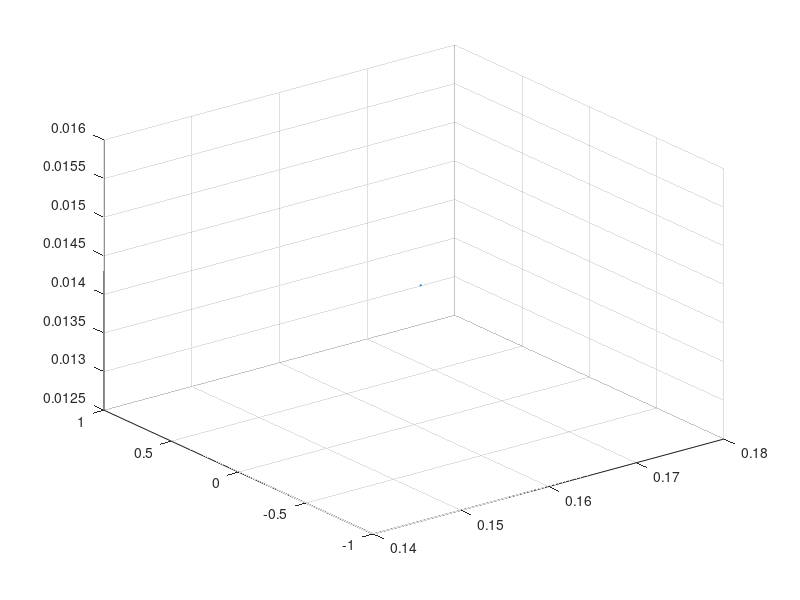

Recreate this plot in MATLAB.
scatter3(0.000000, 0.062369, 0.085723, 1);
scatter3(0.000000, 0.062074, 0.083257, 1);
scatter3(0.000000, 0.062107, 0.080893, 1);
scatter3(0.000000, 0.062107, 0.080893, 1);
scatter3(0.000000, 0.062100, 0.076970, 1);
scatter3(0.000000, 0.062050, 0.072330, 1);
scatter3(0.000000, 0.062547, 0.000286, 1);
scatter3(0.000000, 0.058741, 0.082111, 1);
scatter3(0.001762, 0.057336, 0.093000, 1);
scatter3(0.000000, 0.055521, 0.080781, 1);
scatter3(0.000000, 0.055434, 0.083159, 1);
scatter3(0.000000, 0.055607, 0.076820, 1);
scatter3(0.000000, 0.055210, 0.085672, 1);
scatter3(0.000000, 0.055631, 0.072158, 1);
scatter3(0.000000, 0.053187, 0.082449, 1);
scatter3(0.000000, 0.052932, 0.015331, 1);
scatter3(0.000000, 0.049156, 0.014192, 1);
scatter3(0.000000, 0.046162, 0.017698, 1);
scatter3(0.000000, 0.045844, 0.010216, 1);
scatter3(0.000000, 0.045844, 0.010216, 1);
scatter3(0.000000, 0.042234, 0.012669, 1);
scatter3(0.000000, 0.041756, 0.021645, 1);
scatter3(0.000000, 0.041756, 0.021645, 1);
scatter3(0.000000, 0.041292, 0.009739, 1);
scatter3(0.000000, 0.039309, 0.005420, 1);
scatter3(0.000000, 0.038901, 0.018556, 1);
scatter3(0.000000, 0.036776, 0.001646, 1);
scatter3(0.000000, 0.030086, 0.056195, 1);
scatter3(0.000000, 0.029929, 0.064012, 1);
scatter3(0.000000, 0.030112, 0.041845, 1);
scatter3(0.000000, 0.029895, 0.054423, 1);
scatter3(0.000000, 0.029895, 0.054423, 1);
scatter3(0.000000, 0.030275, 0.030631, 1);
scatter3(0.000000, 0.030275, 0.030631, 1);
scatter3(0.000000, 0.030275, 0.030631, 1);
scatter3(0.000000, 0.030275, 0.030631, 1);
scatter3(-0.000000, 0.029722, 0.050105, 1);
scatter3(0.000000, 0.028288, 0.067367, 1);
scatter3(0.000000, 0.022233, 0.049184, 1);
scatter3(0.000000, 0.022117, 0.054904, 1);
scatter3(0.000000, 0.021777, 0.031172, 1);
scatter3(0.000000, 0.021777, 0.031172, 1);
scatter3(-0.000000, 0.021546, 0.041694, 1);
scatter3(0.000000, 0.021281, 0.058378, 1);
scatter3(0.000000, 0.021261, 0.059671, 1);
scatter3(0.000000, 0.021302, 0.034659, 1);
scatter3(0.000000, 0.020977, 0.048336, 1);
scatter3(0.000000, 0.020909, 0.053976, 1);
scatter3(0.000000, 0.020969, 0.032301, 1);
scatter3(0.000000, 0.020927, 0.035965, 1);
scatter3(0.000000, 0.021025, 0.001919, 1);
scatter3(0.000000, 0.020383, 0.047149, 1);
scatter3(0.000000, 0.020383, 0.047149, 1);
scatter3(-0.000000, 0.020303, 0.052799, 1);
scatter3(-0.000000, 0.020303, 0.052799, 1);
scatter3(0.000000, 0.020050, 0.043017, 1);
scatter3(0.000000, 0.020063, 0.039183, 1);
scatter3(0.000000, 0.020095, 0.030052, 1);
scatter3(-0.000000, 0.019562, 0.041279, 1);
scatter3(0.000000, 0.019516, 0.045675, 1);
scatter3(0.000000, 0.019323, 0.059309, 1);
scatter3(0.000000, 0.019309, 0.050945, 1);
scatter3(0.000000, 0.019322, 0.042100, 1);
scatter3(0.000000, 0.019044, 0.060137, 1);
scatter3(0.000000, 0.018891, 0.048881, 1);
scatter3(0.000000, 0.018891, 0.048881, 1);
scatter3(0.000000, 0.018997, 0.034357, 1);
scatter3(0.000000, 0.018794, 0.054566, 1);
scatter3(0.000000, 0.018794, 0.054566, 1);
scatter3(0.000000, 0.018547, 0.036158, 1);
scatter3(-0.000000, 0.018258, 0.047769, 1);
scatter3(0.000000, 0.018652, 0.000400, 1);
scatter3(0.000000, 0.018161, 0.053450, 1);
scatter3(0.000000, 0.018146, 0.041739, 1);
scatter3(0.000000, 0.017894, 0.059781, 1);
scatter3(0.000000, 0.016996, 0.047175, 1);
scatter3(0.000000, 0.016996, 0.047175, 1);
scatter3(0.000000, 0.016893, 0.052829, 1);
scatter3(0.000000, 0.016893, 0.052829, 1);
scatter3(0.000000, 0.014942, 0.040281, 1);
scatter3(0.000000, 0.014942, 0.040281, 1);
scatter3(0.000000, 0.011271, 0.045773, 1);
scatter3(-0.000000, 0.011264, 0.033516, 1);
scatter3(-0.000000, 0.011264, 0.033516, 1);
scatter3(0.000000, 0.011114, 0.057187, 1);
scatter3(0.000000, 0.010973, 0.050699, 1);
scatter3(0.000000, 0.010973, 0.050699, 1);
scatter3(0.000000, 0.010595, 0.030070, 1);
scatter3(0.000000, 0.010394, 0.044613, 1);
scatter3(0.000000, 0.010378, 0.041297, 1);
scatter3(0.000000, 0.010378, 0.041297, 1);
scatter3(0.000000, 0.010249, 0.056024, 1);
scatter3(0.000000, 0.010196, 0.032116, 1);
scatter3(0.000000, 0.010000, 0.032203, 1);
scatter3(0.000000, 0.009966, 0.039835, 1);
scatter3(-0.000000, 0.009967, 0.025716, 1);
scatter3(-0.000000, 0.009967, 0.025716, 1);
scatter3(0.000000, 0.009831, 0.063195, 1);
scatter3(0.000000, 0.009498, 0.043719, 1);
scatter3(0.000000, 0.009480, 0.048292, 1);
scatter3(0.000000, 0.008939, 0.039065, 1);
scatter3(0.000000, 0.008939, 0.039065, 1);
scatter3(-0.000000, 0.008883, 0.052131, 1);
scatter3(0.000000, 0.008432, 0.057226, 1);
scatter3(-0.000000, 0.008221, 0.030667, 1);
scatter3(0.000000, 0.008061, 0.038263, 1);
scatter3(0.000000, 0.008005, 0.030772, 1);
scatter3(0.000000, 0.007699, 0.036811, 1);
scatter3(0.000000, 0.007590, 0.032885, 1);
scatter3(0.000000, 0.007348, 0.056211, 1);
scatter3(0.000000, 0.006857, 0.029361, 1);
scatter3(0.000000, 0.006857, 0.029361, 1);
scatter3(0.000000, 0.006782, 0.052012, 1);
scatter3(0.000000, 0.006782, 0.052012, 1);
scatter3(0.000000, 0.006735, 0.050799, 1);
scatter3(0.000000, 0.006724, 0.046010, 1);
scatter3(0.000000, 0.006724, 0.046010, 1);
scatter3(0.000000, 0.006477, 0.057410, 1);
scatter3(0.000000, 0.006477, 0.057410, 1);
scatter3(0.000000, 0.006052, 0.060923, 1);
scatter3(0.000000, 0.006052, 0.060923, 1);
scatter3(0.019601, 0.013369, 0.093000, 1);
scatter3(0.009645, 0.000000, 0.002489, 1);
scatter3(0.014215, -0.000000, 0.003165, 1);
scatter3(0.014215, -0.000000, 0.003165, 1);
scatter3(0.078316, 0.059347, 0.093000, 1);
scatter3(0.071513, 0.052233, 0.093000, 1);
scatter3(0.079109, 0.056807, 0.093000, 1);
scatter3(0.053143, 0.030965, 0.093000, 1);
scatter3(0.070697, 0.047449, 0.093000, 1);
scatter3(0.075856, 0.052148, 0.093000, 1);
scatter3(0.081010, 0.056527, 0.093000, 1);
scatter3(0.081010, 0.056527, 0.093000, 1);
scatter3(0.073589, 0.048235, 0.093000, 1);
scatter3(0.075993, 0.049138, 0.093000, 1);
scatter3(0.085609, 0.058185, 0.093000, 1);
scatter3(0.027713, 0.000000, 0.002078, 1);
scatter3(0.079833, 0.052041, 0.093000, 1);
scatter3(0.084000, 0.055705, 0.093000, 1);
scatter3(0.080502, 0.049674, 0.093000, 1);
scatter3(0.074592, 0.043310, 0.093000, 1);
scatter3(0.079620, 0.046150, 0.093000, 1);
scatter3(0.079620, 0.046150, 0.093000, 1);
scatter3(0.085066, 0.050188, 0.093000, 1);
scatter3(0.077762, 0.042544, 0.093000, 1);
scatter3(0.065098, 0.030002, 0.093000, 1);
scatter3(0.084189, 0.047978, 0.093000, 1);
scatter3(0.084189, 0.047978, 0.093000, 1);
scatter3(0.089840, 0.050913, 0.093000, 1);
scatter3(0.089840, 0.050913, 0.093000, 1);
scatter3(0.081463, 0.042724, 0.093000, 1);
scatter3(0.086093, 0.046383, 0.093000, 1);
scatter3(0.086093, 0.046383, 0.093000, 1);
scatter3(0.084662, 0.042733, 0.093000, 1);
scatter3(0.091242, 0.048837, 0.093000, 1);
scatter3(0.089077, 0.045688, 0.093000, 1);
scatter3(0.073480, 0.031020, 0.093000, 1);
scatter3(0.073480, 0.031020, 0.093000, 1);
scatter3(0.073480, 0.031020, 0.093000, 1);
scatter3(0.095922, 0.050372, 0.093000, 1);
scatter3(0.088324, 0.042848, 0.093000, 1);
scatter3(0.086916, 0.039160, 0.093000, 1);
scatter3(0.092765, 0.043167, 0.093000, 1);
scatter3(0.076753, 0.027854, 0.093000, 1);
scatter3(0.090259, 0.039111, 0.093000, 1);
scatter3(0.093508, 0.041430, 0.093000, 1);
scatter3(0.051796, 0.000000, 0.026985, 1);
scatter3(0.092855, 0.038906, 0.093000, 1);
scatter3(0.096317, 0.041722, 0.093000, 1);
scatter3(0.097686, 0.039958, 0.093000, 1);
scatter3(0.087026, 0.028813, 0.093000, 1);
scatter3(0.060878, 0.000000, 0.022940, 1);
scatter3(0.060878, 0.000000, 0.022940, 1);
scatter3(0.091243, 0.029292, 0.093000, 1);
scatter3(0.064405, 0.000000, 0.044601, 1);
scatter3(0.064405, 0.000000, 0.044601, 1);
scatter3(0.065584, -0.000000, 0.045277, 1);
scatter3(0.067750, 0.000000, 0.034060, 1);
scatter3(0.067750, 0.000000, 0.034060, 1);
scatter3(0.066523, 0.000000, 0.068726, 1);
scatter3(0.067623, 0.000000, 0.050646, 1);
scatter3(0.067623, 0.000000, 0.050646, 1);
scatter3(0.067916, -0.000000, 0.047084, 1);
scatter3(0.068741, 0.000000, 0.034903, 1);
scatter3(0.069172, 0.000000, 0.032666, 1);
scatter3(0.069154, 0.000000, 0.036512, 1);
scatter3(0.066975, 0.000000, 0.080341, 1);
scatter3(0.066975, 0.000000, 0.080341, 1);
scatter3(0.068199, 0.000000, 0.069372, 1);
scatter3(0.068509, -0.000000, 0.065093, 1);
scatter3(0.070233, 0.000000, 0.033738, 1);
scatter3(0.071158, 0.000000, 0.031818, 1);
scatter3(0.071158, 0.000000, 0.031818, 1);
scatter3(0.070193, 0.000000, 0.064053, 1);
scatter3(0.070397, 0.000000, 0.069589, 1);
scatter3(0.070397, 0.000000, 0.069589, 1);
scatter3(0.072540, 0.000000, 0.032924, 1);
scatter3(0.072002, 0.000000, 0.050494, 1);
scatter3(0.072002, 0.000000, 0.050494, 1);
scatter3(0.072418, 0.000000, 0.044269, 1);
scatter3(0.072370, 0.000000, 0.047810, 1);
scatter3(0.073188, 0.000000, 0.034341, 1);
scatter3(0.072103, 0.000000, 0.065407, 1);
scatter3(0.072072, 0.000000, 0.074965, 1);
scatter3(0.071912, 0.000000, 0.078119, 1);
scatter3(0.073911, 0.000000, 0.045270, 1);
scatter3(0.073816, 0.000000, 0.049176, 1);
scatter3(0.075395, 0.000000, 0.022424, 1);
scatter3(0.075395, 0.000000, 0.022424, 1);
scatter3(0.074131, 0.000000, 0.045573, 1);
scatter3(0.075222, 0.000000, 0.031456, 1);
scatter3(0.074720, 0.000000, 0.043793, 1);
scatter3(0.073517, 0.000000, 0.069153, 1);
scatter3(0.075826, 0.000000, 0.033188, 1);
scatter3(0.073322, -0.000000, 0.080543, 1);
scatter3(0.073872, 0.000000, 0.078818, 1);
scatter3(0.073872, 0.000000, 0.078818, 1);
scatter3(0.074776, 0.000000, 0.065156, 1);
scatter3(0.074862, 0.000000, 0.065021, 1);
scatter3(0.074376, 0.000000, 0.073781, 1);
scatter3(0.078688, 0.000000, 0.004497, 1);
scatter3(0.076213, 0.000000, 0.048429, 1);
scatter3(0.075270, 0.000000, 0.070418, 1);
scatter3(0.075270, 0.000000, 0.070418, 1);
scatter3(0.077330, -0.000000, 0.037993, 1);
scatter3(0.074552, 0.000000, 0.085810, 1);
scatter3(0.076153, 0.000000, 0.061131, 1);
scatter3(0.074985, 0.000000, 0.085709, 1);
scatter3(0.078926, 0.000000, 0.021359, 1);
scatter3(0.076404, 0.000000, 0.074766, 1);
scatter3(0.077053, 0.000000, 0.069154, 1);
scatter3(0.078307, 0.000000, 0.050260, 1);
scatter3(0.078307, 0.000000, 0.050260, 1);
scatter3(0.076460, -0.000000, 0.081498, 1);
scatter3(0.077865, 0.000000, 0.062959, 1);
scatter3(0.077941, 0.000000, 0.066937, 1);
scatter3(0.079669, -0.000000, 0.048145, 1);
scatter3(0.078147, -0.000000, 0.073317, 1);
scatter3(0.080066, 0.000000, 0.044734, 1);
scatter3(0.080066, 0.000000, 0.044734, 1);
scatter3(0.078948, 0.000000, 0.064231, 1);
scatter3(0.078990, 0.000000, 0.070606, 1);
scatter3(0.078990, 0.000000, 0.070606, 1);
scatter3(0.078158, 0.000000, 0.084909, 1);
scatter3(0.078158, 0.000000, 0.084909, 1);
scatter3(0.079248, 0.000000, 0.067575, 1);
scatter3(0.081941, 0.000000, 0.031526, 1);
scatter3(0.080309, 0.000000, 0.065610, 1);
scatter3(0.080309, 0.000000, 0.065610, 1);
scatter3(0.080170, -0.000000, 0.067866, 1);
scatter3(0.082464, 0.000000, 0.033325, 1);
scatter3(0.079349, -0.000000, 0.082565, 1);
scatter3(0.079349, -0.000000, 0.082565, 1);
scatter3(0.080545, 0.000000, 0.072108, 1);
scatter3(0.080726, 0.000000, 0.069334, 1);
scatter3(0.080131, 0.000000, 0.084734, 1);
scatter3(0.081978, 0.000000, 0.062706, 1);
scatter3(0.083840, 0.000000, 0.036313, 1);
scatter3(0.084053, 0.000000, 0.038061, 1);
scatter3(0.127532, 0.039551, 0.093000, 1);
scatter3(0.115776, 0.029616, 0.093000, 1);
scatter3(0.115776, 0.029616, 0.093000, 1);
scatter3(0.082678, 0.000000, 0.070421, 1);
scatter3(0.082678, 0.000000, 0.070421, 1);
scatter3(0.083179, 0.000000, 0.064298, 1);
scatter3(0.081870, 0.000000, 0.084480, 1);
scatter3(0.081870, 0.000000, 0.084480, 1);
scatter3(0.082690, 0.000000, 0.073044, 1);
scatter3(0.082690, 0.000000, 0.073044, 1);
scatter3(0.082690, 0.000000, 0.073044, 1);
scatter3(0.083109, 0.000000, 0.077031, 1);
scatter3(0.082651, 0.000000, 0.087532, 1);
scatter3(0.082651, 0.000000, 0.087532, 1);
scatter3(0.084328, 0.000000, 0.064720, 1);
scatter3(0.082931, -0.000000, 0.085970, 1);
scatter3(0.082931, -0.000000, 0.085970, 1);
scatter3(0.083169, 0.000000, 0.082790, 1);
scatter3(0.085594, 0.000000, 0.050569, 1);
scatter3(0.085594, 0.000000, 0.050569, 1);
scatter3(0.084571, 0.000000, 0.065961, 1);
scatter3(0.083481, 0.000000, 0.083779, 1);
scatter3(0.083896, 0.000000, 0.079820, 1);
scatter3(0.084681, 0.000000, 0.069417, 1);
scatter3(0.084140, -0.000000, 0.077951, 1);
scatter3(0.084893, -0.000000, 0.076164, 1);
scatter3(0.084893, -0.000000, 0.076164, 1);
scatter3(0.085011, 0.000000, 0.075498, 1);
scatter3(0.085011, 0.000000, 0.075498, 1);
scatter3(0.085916, 0.000000, 0.064079, 1);
scatter3(0.087257, 0.000000, 0.045137, 1);
scatter3(0.084847, 0.000000, 0.087445, 1);
scatter3(0.086463, 0.000000, 0.064939, 1);
scatter3(0.085611, 0.000000, 0.083065, 1);
scatter3(0.085611, 0.000000, 0.083065, 1);
scatter3(0.086703, 0.000000, 0.067439, 1);
scatter3(0.085687, -0.000000, 0.084814, 1);
scatter3(0.089196, 0.000000, 0.034309, 1);
scatter3(0.089196, 0.000000, 0.034309, 1);
scatter3(0.087063, 0.000000, 0.066202, 1);
scatter3(0.086612, 0.000000, 0.073435, 1);
scatter3(0.086568, 0.000000, 0.077227, 1);
scatter3(0.086932, 0.000000, 0.072061, 1);
scatter3(0.087192, 0.000000, 0.068320, 1);
scatter3(0.087192, 0.000000, 0.068320, 1);
scatter3(0.125855, 0.033537, 0.093000, 1);
scatter3(0.087642, 0.000000, 0.070708, 1);
scatter3(0.087642, 0.000000, 0.070708, 1);
scatter3(0.086663, 0.000000, 0.085956, 1);
scatter3(0.090187, -0.000000, 0.035152, 1);
scatter3(0.087260, 0.000000, 0.079933, 1);
scatter3(0.087260, 0.000000, 0.079933, 1);
scatter3(0.088177, 0.000000, 0.066763, 1);
scatter3(0.090567, 0.000000, 0.032929, 1);
scatter3(0.087122, 0.000000, 0.082655, 1);
scatter3(0.087122, 0.000000, 0.082655, 1);
scatter3(0.087766, 0.000000, 0.075606, 1);
scatter3(0.090612, 0.000000, 0.036777, 1);
scatter3(0.088622, 0.000000, 0.068754, 1);
scatter3(0.091682, 0.000000, 0.033983, 1);
scatter3(0.089742, 0.000000, 0.063119, 1);
scatter3(0.088373, -0.000000, 0.084292, 1);
scatter3(0.092620, 0.000000, 0.032015, 1);
scatter3(0.092620, 0.000000, 0.032015, 1);
scatter3(0.090562, 0.000000, 0.064403, 1);
scatter3(0.092007, -0.000000, 0.044873, 1);
scatter3(0.092007, -0.000000, 0.044873, 1);
scatter3(0.090213, 0.000000, 0.073672, 1);
scatter3(0.090171, 0.000000, 0.075524, 1);
scatter3(0.090171, 0.000000, 0.075524, 1);
scatter3(0.090171, 0.000000, 0.075524, 1);
scatter3(0.090208, 0.000000, 0.086046, 1);
scatter3(0.090719, 0.000000, 0.078954, 1);
scatter3(0.093327, -0.000000, 0.046060, 1);
scatter3(0.091250, 0.000000, 0.074903, 1);
scatter3(0.090708, 0.000000, 0.083048, 1);
scatter3(0.094198, 0.000000, 0.035224, 1);
scatter3(0.092652, 0.000000, 0.068017, 1);
scatter3(0.093171, 0.000000, 0.061339, 1);
scatter3(0.093171, 0.000000, 0.061339, 1);
scatter3(0.092718, -0.000000, 0.071952, 1);
scatter3(0.094626, 0.000000, 0.049592, 1);
scatter3(0.092596, 0.000000, 0.077330, 1);
scatter3(0.092486, 0.000000, 0.079569, 1);
scatter3(0.092486, 0.000000, 0.079569, 1);
scatter3(0.093190, 0.000000, 0.073734, 1);
scatter3(0.093190, 0.000000, 0.073734, 1);
scatter3(0.093566, -0.000000, 0.069026, 1);
scatter3(0.093566, -0.000000, 0.069026, 1);
scatter3(0.094429, -0.000000, 0.067240, 1);
scatter3(0.096026, 0.000000, 0.050254, 1);
scatter3(0.097338, 0.000000, 0.036254, 1);
scatter3(0.097338, 0.000000, 0.036254, 1);
scatter3(0.095597, 0.000000, 0.067971, 1);
scatter3(0.096010, -0.000000, 0.064371, 1);
scatter3(0.096006, 0.000000, 0.066529, 1);
scatter3(0.096006, 0.000000, 0.066529, 1);
scatter3(0.096340, 0.000000, 0.069766, 1);
scatter3(0.099230, 0.000000, 0.032966, 1);
scatter3(0.098669, 0.000000, 0.049681, 1);
scatter3(0.100840, 0.000000, 0.025140, 1);
scatter3(0.100840, 0.000000, 0.025140, 1);
scatter3(0.098195, 0.000000, 0.062863, 1);
scatter3(0.098452, 0.000000, 0.068062, 1);
scatter3(0.098452, 0.000000, 0.068062, 1);
scatter3(0.099109, -0.000000, 0.064562, 1);
scatter3(0.099344, 0.000000, 0.072070, 1);
scatter3(0.101439, 0.000000, 0.049295, 1);
scatter3(0.102693, 0.000000, 0.036149, 1);
scatter3(0.102693, 0.000000, 0.036149, 1);
scatter3(0.102060, 0.000000, 0.046859, 1);
scatter3(0.103277, 0.000000, 0.032240, 1);
scatter3(0.103277, 0.000000, 0.032240, 1);
scatter3(0.101397, 0.000000, 0.061334, 1);
scatter3(0.101397, 0.000000, 0.061334, 1);
scatter3(0.131373, 0.026145, 0.093000, 1);
scatter3(0.145578, 0.036893, 0.093000, 1);
scatter3(0.103756, 0.000000, 0.048897, 1);
scatter3(0.104533, 0.000000, 0.046138, 1);
scatter3(0.107134, 0.000000, 0.046318, 1);
scatter3(0.138184, 0.027588, 0.093000, 1);
scatter3(0.131066, 0.020756, 0.093000, 1);
scatter3(0.131066, 0.020756, 0.093000, 1);
scatter3(0.109870, 0.000000, 0.046822, 1);
scatter3(0.115812, 0.000000, 0.054715, 1);
scatter3(0.118659, 0.000000, 0.027841, 1);
scatter3(0.118659, 0.000000, 0.027841, 1);
scatter3(0.135844, 0.017207, 0.093000, 1);
scatter3(0.131337, 0.010614, 0.093000, 1);
scatter3(0.122084, 0.000000, 0.068052, 1);
scatter3(0.122084, 0.000000, 0.068052, 1);
scatter3(0.122157, 0.000000, 0.068059, 1);
scatter3(0.127804, -0.000000, 0.014963, 1);
scatter3(0.124428, 0.000000, 0.059316, 1);
scatter3(0.124428, 0.000000, 0.059316, 1);
scatter3(0.123586, 0.000000, 0.069901, 1);
scatter3(0.124677, 0.000000, 0.062059, 1);
scatter3(0.127266, 0.000000, 0.035515, 1);
scatter3(0.128790, 0.000000, 0.022875, 1);
scatter3(0.124649, 0.000000, 0.067925, 1);
scatter3(0.131110, 0.000000, 0.014443, 1);
scatter3(0.130891, 0.000000, 0.028234, 1);
scatter3(0.126342, 0.000000, 0.074929, 1);
scatter3(0.132965, 0.000000, 0.009663, 1);
scatter3(0.132965, 0.000000, 0.009663, 1);
scatter3(0.127249, 0.000000, 0.071754, 1);
scatter3(0.132623, 0.000000, 0.019118, 1);
scatter3(0.132623, 0.000000, 0.019118, 1);
scatter3(0.132472, 0.000000, 0.022974, 1);
scatter3(0.129726, 0.000000, 0.068568, 1);
scatter3(0.129484, 0.000000, 0.074118, 1);
scatter3(0.129484, 0.000000, 0.074118, 1);
scatter3(0.135426, 0.000000, 0.020335, 1);
scatter3(0.131313, 0.000000, 0.071495, 1);
scatter3(0.136955, 0.000000, 0.016513, 1);
scatter3(0.138256, 0.000000, 0.015706, 1);
scatter3(0.133740, 0.000000, 0.068561, 1);
scatter3(0.145193, -0.000000, 0.033174, 1);
scatter3(0.145193, -0.000000, 0.033174, 1);
scatter3(0.160763, 0.000000, 0.014280, 1);
hold all
